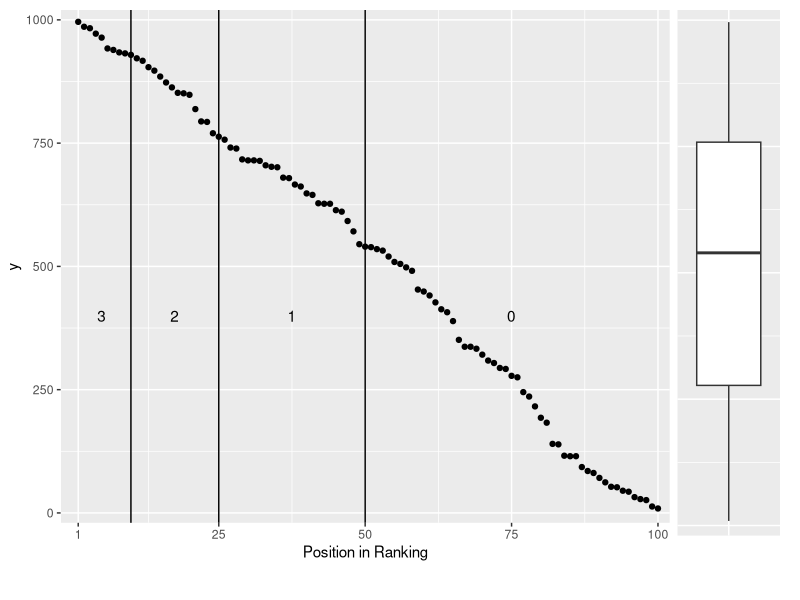

Here is the R script that generated this plot:
#FIRST FIGURE

library(ggplot2)
library(grid)
library(gtable)

y <- sample(1:1000,100,replace=T)
y <- y[order(y,decreasing=TRUE)]

data <- data.frame(y=y)

p1 <- ggplot(data,aes(x=seq(1,100,by=1),y=y)) + geom_point() + geom_vline(xintercept=10) + geom_vline(xintercept=25) + geom_vline(xintercept=50) + xlab("Position in Ranking") + ylab("y") + scale_x_continuous(expand=c(0,0), breaks=c(1,25,50,75,100)) + scale_y_continuous(expand=c(0,0)) + expand_limits(y=-20) + expand_limits(y=1020) + expand_limits(x=-2) + expand_limits(x=102) + theme(plot.margin = unit(c(0.5, 0.2, 0.5, 0.3), "lines")) + annotate("text",x=5,y=400,label="3") + annotate("text",x=17.5,y=400,label="2") + annotate("text",x=37.5,y=400,label="1") + annotate("text",x=75,y=400,label="0")
p2 <- ggplot(data,aes(x=factor(1),y=y)) + geom_boxplot() + scale_y_continuous(expand = c(0, 0)) + expand_limits(y=c(-20,1020)) + theme(axis.text = element_blank(), axis.title = element_blank(), axis.ticks = element_blank(), plot.margin = unit(c(0.5, 1, 1.6, 0), "lines")) + xlab("Position")

gt1 <- ggplot_gtable(ggplot_build(p1))
gt2 <- ggplot_gtable(ggplot_build(p2))

maxWidth <- unit.pmax(gt1$widths[2:3], gt2$widths[2:3])

gt <- gtable(widths = unit(c(8, 1.5), "null"), height = unit(c(20,1), "null"))
gt <- gtable_add_grob(gt, gt1, 1, 1)
gt <- gtable_add_grob(gt, gt2, 1, 2)
gt1$widths[2:3] <- as.list(maxWidth)
gt2$widths[2:3] <- as.list(maxWidth)

plot(gt)